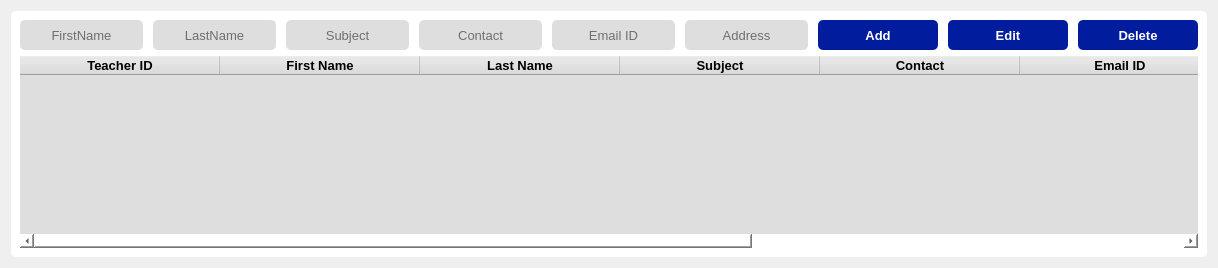
        <widget class="QWidget" name="teachers_page">
         <layout class="QVBoxLayout" name="verticalLayout_7">
          <item>
           <widget class="QFrame" name="teachers_frame">
            <property name="styleSheet">
             <string notr="true">background-color: rgb(255, 255, 255);
border-radius: 5px;</string>
            </property>
            <property name="frameShape">
             <enum>QFrame::StyledPanel</enum>
            </property>
            <property name="frameShadow">
             <enum>QFrame::Raised</enum>
            </property>
            <layout class="QVBoxLayout" name="verticalLayout_13">
             <item>
              <layout class="QVBoxLayout" name="verticalLayout_12">
               <item>
                <layout class="QHBoxLayout" name="horizontalLayout_3" stretch="5,5,5,5,5,5,5,0,0">
                 <property name="spacing">
                  <number>10</number>
                 </property>
                 <property name="leftMargin">
                  <number>0</number>
                 </property>
                 <property name="topMargin">
                  <number>0</number>
                 </property>
                 <property name="rightMargin">
                  <number>0</number>
                 </property>
                 <property name="bottomMargin">
                  <number>0</number>
                 </property>
                 <item>
                  <widget class="QLineEdit" name="teacher_first_name">
                   <property name="sizePolicy">
                    <sizepolicy hsizetype="MinimumExpanding" vsizetype="Preferred">
                     <horstretch>0</horstretch>
                     <verstretch>0</verstretch>
                    </sizepolicy>
                   </property>
                   <property name="minimumSize">
                    <size>
                     <width>80</width>
                     <height>30</height>
                    </size>
                   </property>
                   <property name="font">
                    <font>
                     <pointsize>10</pointsize>
                    </font>
                   </property>
                   <property name="styleSheet">
                    <string notr="true">background-color: rgb(222, 222, 222);
border-radius: 5px;</string>
                   </property>
                   <property name="alignment">
                    <set>Qt::AlignCenter</set>
                   </property>
                   <property name="placeholderText">
                    <string>FirstName</string>
                   </property>
                  </widget>
                 </item>
                 <item>
                  <widget class="QLineEdit" name="teacher_last_name">
                   <property name="sizePolicy">
                    <sizepolicy hsizetype="MinimumExpanding" vsizetype="Preferred">
                     <horstretch>0</horstretch>
                     <verstretch>0</verstretch>
                    </sizepolicy>
                   </property>
                   <property name="minimumSize">
                    <size>
                     <width>80</width>
                     <height>30</height>
                    </size>
                   </property>
                   <property name="font">
                    <font>
                     <pointsize>10</pointsize>
                    </font>
                   </property>
                   <property name="styleSheet">
                    <string notr="true">background-color: rgb(222, 222, 222);
border-radius: 5px;</string>
                   </property>
                   <property name="alignment">
                    <set>Qt::AlignCenter</set>
                   </property>
                   <property name="placeholderText">
                    <string>LastName</string>
                   </property>
                  </widget>
                 </item>
                 <item>
                  <widget class="QLineEdit" name="teacher_subject">
                   <property name="sizePolicy">
                    <sizepolicy hsizetype="MinimumExpanding" vsizetype="Preferred">
                     <horstretch>0</horstretch>
                     <verstretch>0</verstretch>
                    </sizepolicy>
                   </property>
                   <property name="minimumSize">
                    <size>
                     <width>80</width>
                     <height>30</height>
                    </size>
                   </property>
                   <property name="font">
                    <font>
                     <pointsize>10</pointsize>
                    </font>
                   </property>
                   <property name="styleSheet">
                    <string notr="true">background-color: rgb(222, 222, 222);
border-radius: 5px;</string>
                   </property>
                   <property name="alignment">
                    <set>Qt::AlignCenter</set>
                   </property>
                   <property name="placeholderText">
                    <string>Subject</string>
                   </property>
                  </widget>
                 </item>
                 <item>
                  <widget class="QLineEdit" name="teacher_contact">
                   <property name="sizePolicy">
                    <sizepolicy hsizetype="MinimumExpanding" vsizetype="Preferred">
                     <horstretch>0</horstretch>
                     <verstretch>0</verstretch>
                    </sizepolicy>
                   </property>
                   <property name="minimumSize">
                    <size>
                     <width>80</width>
                     <height>30</height>
                    </size>
                   </property>
                   <property name="font">
                    <font>
                     <pointsize>10</pointsize>
                    </font>
                   </property>
                   <property name="styleSheet">
                    <string notr="true">background-color: rgb(222, 222, 222);
border-radius: 5px;</string>
                   </property>
                   <property name="alignment">
                    <set>Qt::AlignCenter</set>
                   </property>
                   <property name="placeholderText">
                    <string>Contact</string>
                   </property>
                  </widget>
                 </item>
                 <item>
                  <widget class="QLineEdit" name="teacher_email">
                   <property name="sizePolicy">
                    <sizepolicy hsizetype="MinimumExpanding" vsizetype="Preferred">
                     <horstretch>0</horstretch>
                     <verstretch>0</verstretch>
                    </sizepolicy>
                   </property>
                   <property name="minimumSize">
                    <size>
                     <width>80</width>
                     <height>30</height>
                    </size>
                   </property>
                   <property name="font">
                    <font>
                     <pointsize>10</pointsize>
                    </font>
                   </property>
                   <property name="styleSheet">
                    <string notr="true">background-color: rgb(222, 222, 222);
border-radius: 5px;</string>
                   </property>
                   <property name="alignment">
                    <set>Qt::AlignCenter</set>
                   </property>
                   <property name="placeholderText">
                    <string>Email ID</string>
                   </property>
                  </widget>
                 </item>
                 <item>
                  <widget class="QLineEdit" name="teacher_address">
                   <property name="sizePolicy">
                    <sizepolicy hsizetype="MinimumExpanding" vsizetype="Preferred">
                     <horstretch>0</horstretch>
                     <verstretch>0</verstretch>
                    </sizepolicy>
                   </property>
                   <property name="minimumSize">
                    <size>
                     <width>80</width>
                     <height>30</height>
                    </size>
                   </property>
                   <property name="font">
                    <font>
                     <pointsize>10</pointsize>
                    </font>
                   </property>
                   <property name="styleSheet">
                    <string notr="true">background-color: rgb(222, 222, 222);
border-radius: 5px;</string>
                   </property>
                   <property name="alignment">
                    <set>Qt::AlignCenter</set>
                   </property>
                   <property name="placeholderText">
                    <string>Address</string>
                   </property>
                  </widget>
                 </item>
                 <item>
                  <widget class="QPushButton" name="add_teacher_btn">
                   <property name="sizePolicy">
                    <sizepolicy hsizetype="MinimumExpanding" vsizetype="Preferred">
                     <horstretch>0</horstretch>
                     <verstretch>0</verstretch>
                    </sizepolicy>
                   </property>
                   <property name="minimumSize">
                    <size>
                     <width>120</width>
                     <height>30</height>
                    </size>
                   </property>
                   <property name="maximumSize">
                    <size>
                     <width>100</width>
                     <height>16777215</height>
                    </size>
                   </property>
                   <property name="font">
                    <font>
                     <pointsize>10</pointsize>
                     <weight>75</weight>
                     <bold>true</bold>
                    </font>
                   </property>
                   <property name="styleSheet">
                    <string notr="true">background-color: rgb(1, 29, 157);
border-radius: 5px;
color: rgb(255, 255, 255);</string>
                   </property>
                   <property name="text">
                    <string>Add</string>
                   </property>
                  </widget>
                 </item>
                 <item>
                  <widget class="QPushButton" name="edit_teacher_btn">
                   <property name="minimumSize">
                    <size>
                     <width>120</width>
                     <height>30</height>
                    </size>
                   </property>
                   <property name="font">
                    <font>
                     <pointsize>10</pointsize>
                     <weight>75</weight>
                     <bold>true</bold>
                    </font>
                   </property>
                   <property name="styleSheet">
                    <string notr="true">background-color: rgb(1, 29, 157);
border-radius: 5px;
color: rgb(255, 255, 255);</string>
                   </property>
                   <property name="text">
                    <string>Edit</string>
                   </property>
                  </widget>
                 </item>
                 <item>
                  <widget class="QPushButton" name="delete_teacher_btn">
                   <property name="minimumSize">
                    <size>
                     <width>120</width>
                     <height>30</height>
                    </size>
                   </property>
                   <property name="font">
                    <font>
                     <pointsize>10</pointsize>
                     <weight>75</weight>
                     <bold>true</bold>
                    </font>
                   </property>
                   <property name="styleSheet">
                    <string notr="true">background-color: rgb(1, 29, 157);
border-radius: 5px;
color: rgb(255, 255, 255);</string>
                   </property>
                   <property name="text">
                    <string>Delete</string>
                   </property>
                  </widget>
                 </item>
                </layout>
               </item>
               <item>
                <widget class="QTableWidget" name="teacher_table_widget">
                 <property name="font">
                  <font>
                   <pointsize>10</pointsize>
                  </font>
                 </property>
                 <property name="styleSheet">
                  <string notr="true">background-color: rgb(222, 222, 222);</string>
                 </property>
                 <attribute name="horizontalHeaderCascadingSectionResizes">
                  <bool>true</bool>
                 </attribute>
                 <attribute name="horizontalHeaderDefaultSectionSize">
                  <number>200</number>
                 </attribute>
                 <attribute name="horizontalHeaderHighlightSections">
                  <bool>true</bool>
                 </attribute>
                 <attribute name="horizontalHeaderMinimumSectionSize">
                  <number>200</number>
                 </attribute>
                 <attribute name="horizontalHeaderShowSortIndicator" stdset="0">
                  <bool>true</bool>
                 </attribute>
                 <attribute name="horizontalHeaderStretchLastSection">
                  <bool>true</bool>
                 </attribute>
                 <attribute name="verticalHeaderDefaultSectionSize">
                  <number>40</number>
                 </attribute>
                 <attribute name="verticalHeaderMinimumSectionSize">
                  <number>40</number>
                 </attribute>
                 <attribute name="verticalHeaderShowSortIndicator" stdset="0">
                  <bool>true</bool>
                 </attribute>
                 <attribute name="verticalHeaderStretchLastSection">
                  <bool>false</bool>
                 </attribute>
                 <column>
                  <property name="text">
                   <string>Teacher ID</string>
                  </property>
                  <property name="font">
                   <font>
                    <pointsize>10</pointsize>
                    <weight>75</weight>
                    <bold>true</bold>
                   </font>
                  </property>
                  <property name="textAlignment">
                   <set>AlignCenter</set>
                  </property>
                 </column>
                 <column>
                  <property name="text">
                   <string>First Name</string>
                  </property>
                  <property name="font">
                   <font>
                    <pointsize>10</pointsize>
                    <weight>75</weight>
                    <bold>true</bold>
                   </font>
                  </property>
                  <property name="textAlignment">
                   <set>AlignCenter</set>
                  </property>
                 </column>
                 <column>
                  <property name="text">
                   <string>Last Name</string>
                  </property>
                  <property name="font">
                   <font>
                    <pointsize>10</pointsize>
                    <weight>75</weight>
                    <bold>true</bold>
                   </font>
                  </property>
                  <property name="textAlignment">
                   <set>AlignCenter</set>
                  </property>
                 </column>
                 <column>
                  <property name="text">
                   <string>Subject</string>
                  </property>
                  <property name="font">
                   <font>
                    <pointsize>10</pointsize>
                    <weight>75</weight>
                    <bold>true</bold>
                   </font>
                  </property>
                  <property name="textAlignment">
                   <set>AlignCenter</set>
                  </property>
                 </column>
                 <column>
                  <property name="text">
                   <string>Contact</string>
                  </property>
                  <property name="font">
                   <font>
                    <pointsize>10</pointsize>
                    <weight>75</weight>
                    <bold>true</bold>
                   </font>
                  </property>
                  <property name="textAlignment">
                   <set>AlignCenter</set>
                  </property>
                 </column>
                 <column>
                  <property name="text">
                   <string>Email ID</string>
                  </property>
                  <property name="font">
                   <font>
                    <pointsize>10</pointsize>
                    <weight>75</weight>
                    <bold>true</bold>
                   </font>
                  </property>
                  <property name="textAlignment">
                   <set>AlignCenter</set>
                  </property>
                 </column>
                 <column>
                  <property name="text">
                   <string>Address</string>
                  </property>
                  <property name="font">
                   <font>
                    <pointsize>10</pointsize>
                    <weight>75</weight>
                    <bold>true</bold>
                   </font>
                  </property>
                  <property name="textAlignment">
                   <set>AlignCenter</set>
                  </property>
                 </column>
                 <column>
                  <property name="text">
                   <string>Joined Date</string>
                  </property>
                  <property name="font">
                   <font>
                    <pointsize>10</pointsize>
                    <weight>75</weight>
                    <bold>true</bold>
                   </font>
                  </property>
                  <property name="textAlignment">
                   <set>AlignCenter</set>
                  </property>
                 </column>
                </widget>
               </item>
              </layout>
             </item>
            </layout>
           </widget>
          </item>
         </layout>
        </widget>
